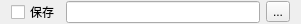
<?xml version="1.0" encoding="UTF-8"?>
<ui version="4.0">
 <class>WidgetForSaveSource</class>
 <widget class="QWidget" name="WidgetForSaveSource">
  <property name="geometry">
   <rect>
    <x>0</x>
    <y>0</y>
    <width>301</width>
    <height>22</height>
   </rect>
  </property>
  <property name="windowTitle">
   <string>Form</string>
  </property>
  <layout class="QHBoxLayout" name="horizontalLayout_2">
   <property name="topMargin">
    <number>0</number>
   </property>
   <property name="bottomMargin">
    <number>0</number>
   </property>
   <item>
    <layout class="QHBoxLayout" name="horizontalLayout">
     <item>
      <widget class="QCheckBox" name="saveSourceCheckBox">
       <property name="text">
        <string>保存</string>
       </property>
      </widget>
     </item>
     <item>
      <widget class="QLineEdit" name="saveSourceLineEdit"/>
     </item>
     <item>
      <widget class="QToolButton" name="saveSourceToolButton">
       <property name="text">
        <string>...</string>
       </property>
      </widget>
     </item>
    </layout>
   </item>
  </layout>
 </widget>
 <resources/>
 <connections/>
</ui>
